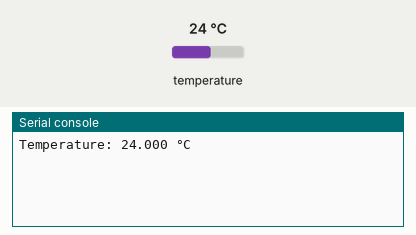
Recording of a program running on a simulated Raspberry Pi Pico running CircuitPython. Parts: the last lines printed to the serial console. The test bench sets the inputs (shaded band); at power-on: temperature 24 °C.

Above: at 1.2 s.
1.3 s: temperature set to 12 °C
At 2.8 s:
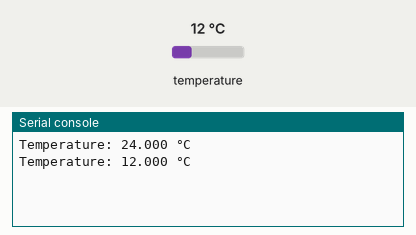
4.0 s: temperature set to 19 °C
At 4.4 s:
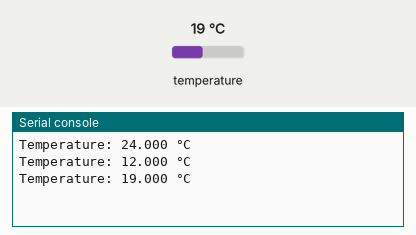
Timing chart, 0 to 7.0 s (numbered marks = the images above; inputs shaded):
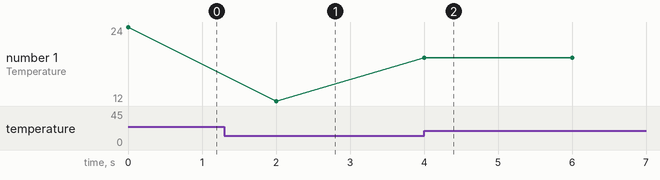

The program:

max_temp.py
```python
import time
import board
import digitalio
import busio
import adafruit_max31865

# SPI setup
spi = busio.SPI(clock=board.GP10, MOSI=board.GP11, MISO=board.GP12)
cs = digitalio.DigitalInOut(board.GP13)  # Chip select

# MAX31865 configuration for PT100 and 3-wire RTD
sensor = adafruit_max31865.MAX31865(spi, cs, wires=3, rtd_nominal=100, ref_resistor=430.0)

while True:
    try:
        # Read temperature
        temp = sensor.temperature
        print("Temperature: {:.3f} °C".format(temp))

        # Check for faults
        fault = sensor.fault
        if fault:
            print("Fault detected:", fault)
            sensor.clear_faults()

        time.sleep(2.0)
    except Exception as e:
        print("Error:", e)
        time.sleep(1.0)
```

Measured:
- after the input at 1.3 s, the serial console: prints a new line after 0.70 s (image 1)
- after the input at 4.0 s, the serial console: prints a new line at once (image 2)
- plotted number 1: 24 → 12 after the input at 1.3 s, 12 → 19 after the input at 4.0 s
